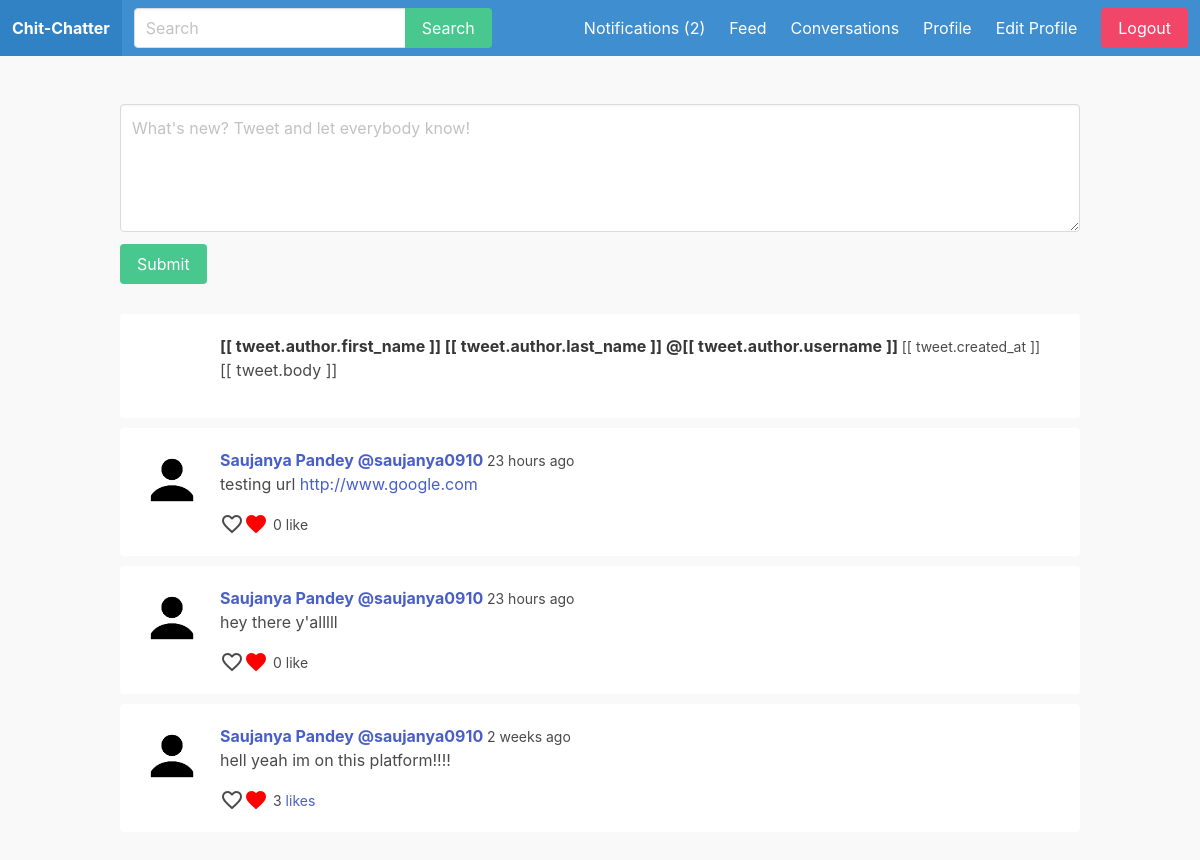
The page /feed/ (signed in) on the database its author committed.
### apps/feed/models.py (models this page shows, shortened)
class Tweet(models.Model):
  body = models.CharField(max_length=255)
  created_by = models.ForeignKey(User, on_delete=models.CASCADE, related_name='tweets')
  created_at = models.DateTimeField(auto_now_add=True)
  class Meta:
    ordering = ('-created_at',)

### apps/user_profile/models.py (models this page shows, shortened)
class UserProfile(models.Model):
  user = models.OneToOneField(User, on_delete=models.CASCADE)
  follows = models.ManyToManyField('self', related_name='followed_by', symmetrical=False)  # if A follows B, B should not automatically follow back A
  avatar = models.ImageField(upload_to='uploads/', null=False, blank=False, default='uploads/default.jpg')

### apps/feed/views.py (the view)
# urls.py: path('feed/', feed, name='feed'),
@login_required  # allow only if user is logged in
def feed(request):
  userids = [request.user.id]
  for author in request.user.user_profile.follows.all():
    userids.append(author.user.id)
  tweets = Tweet.objects.filter(created_by_id__in=userids)
  for tweet in tweets:
    likes = tweet.likes.filter(created_by_id=request.user.id)
    if likes.count() > 0:
      tweet.liked = True
    else:
      tweet.liked = False
  return render(request, 'feed/feed.html', {'tweets': tweets})

### apps/notification/context_processors.py (called while the page is built)
def notifications(request):
  if request.user.is_authenticated:
    return {'notifications': request.user.notifications.filter(is_read=False)}
  else:
    return {'notifications': []}

### apps/feed/templates/feed/feed.html (shortened to what this page needs)
{% extends 'core/base.html' %}
	{% load humanize %}
	{% block content %}
		<div class="container" id="feedapp">
			<div class="columns">
				<div class="column is-12">
					<div class="wrapper-form">
						<form v-on:submit.prevent="submitTweet()">
							<div class="field">
								<div class="control">
									<textarea class="textarea" v-model.trim="body" placeholder="What's new? Tweet and let everybody know!"></textarea>
								</div>
							</div>
							<div class="field">
								<div class="control">
									<button class="button is-success">Submit</button>
								</div>
							</div>
						</form>
					</div>
					<div class="wrapper-tweets">
						<div class="tweet" v-for="tweet in tweets">
							<article class="media">
								<figure class="media-left">
									<p class="image is-64x64">
									</p>
								</figure>
								<div class="media-content">
									<div class="content">
										<p>
											<strong>
												[[ tweet.author.first_name ]] [[ tweet.author.last_name ]] @[[ tweet.author.username ]]
											</strong>
											<small>[[ tweet.created_at ]]</small>
											<br>
											[[ tweet.body ]]
										</p>
									</div>
								</div>
							</article>
						</div>
						{% for tweet in tweets %}
							<div class="tweet">
								<article class="media">
									<figure class="media-left">
										<p class="image is-64x64">
											{% if tweet.created_by.user_profile.avatar %}
												<img src="{{ tweet.created_by.user_profile.avatar.url }}" style="border-radius: 50%; height: 64px;">
											{% endif %}
										</p>
									</figure>
									<div class="media-content">
										<div class="content">
											<p>
												<a href="{% url 'user_profile' tweet.created_by.username %}">
													<strong>
													{{ tweet.created_by.first_name }} {{ tweet.created_by.last_name }} @{{ tweet.created_by.username }}
													</strong>
												</a>
												<small>{{ tweet.created_at|naturaltime }}</small>
												<br>
												{{ tweet.body|urlize }}
												<div style="display: flex; align-items: center;">
                          <span
                            style="cursor: pointer;"
                            class="material-icons-outlined"
                            @click="likeTweet({{ tweet.id }})"
                            v-if="!liked_tweets.includes({{ tweet.id }})"
                          >
                          </span>
                          <span
                            style="cursor: pointer; color: red; padding: 0 0;"
                            class="material-icons-outlined"
                            @click="unlikeTweet({{ tweet.id }})"
                            v-if="liked_tweets.includes({{ tweet.id }})"
                          >
                          </span>
                          <small
                            style="margin-left: 5px;"
                            id="likes-{{ tweet.id }}"
                          >
                            {% if tweet.likes.count >= 1 %}
                              {{ tweet.likes.count }}
                              {% if tweet.likes.count == 1 %}
                                <a href="{% url 'tweet_likes' tweet.id %}">
                                  like
                                </a>
                              {% else %}
                                <a href="{% url 'tweet_likes' tweet.id %}">
                                  likes
                                </a>
                              {% endif %}
                            {% else %}
                              {{ tweet.likes.count }} like
                            {% endif %}
                          </small>
                        </div>
											</p>
										</div>
									</div>
								</article>
							</div>
						{% endfor %}
					</div>
				</div>
			</div>
		</div>
	{% endblock %}

### static/css/main.css (style rules this page uses)
body { background: #f9f9f9; }
.wrapper-tweets { margin-top: 30px; }
.wrapper-tweets .tweet , .notification-wrapper .media { margin-bottom: 10px; padding: 20px; border-radius: 4px; background: #fff; }

### rows shown on the page
Tweet: created_by.user_profile.avatar (placeholder picture), created_by.first_name "Saujanya", created_by.last_name "Pandey", created_by.username "saujanya0910", created_at "23 hours ago", body "testing url http://www.google.com", likes.count "0"
Tweet: created_by.user_profile.avatar (placeholder picture), created_by.first_name "Saujanya", created_by.last_name "Pandey", created_by.username "saujanya0910", created_at "23 hours ago", body "hey there y'alllll", likes.count "0"
Tweet: created_by.user_profile.avatar (placeholder picture), created_by.first_name "Saujanya", created_by.last_name "Pandey", created_by.username "saujanya0910", created_at "2 weeks ago", body "hell yeah im on this platform!!!!", likes.count "3"

### other values the page prints
{{ notifications.count }} "2"
